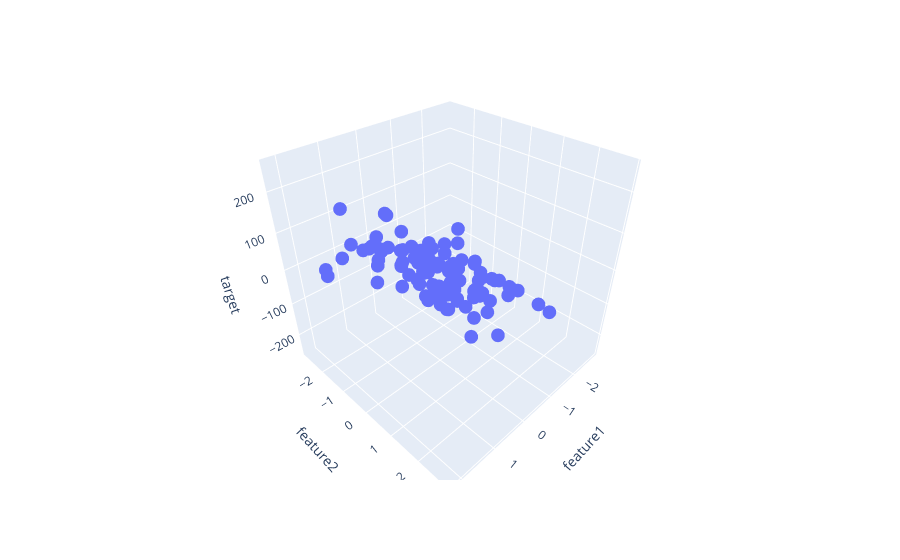

The code cell stored with this chart in its notebook:
### Code cell
px.scatter_3d(df, x='feature1', y='feature2',z='target')
